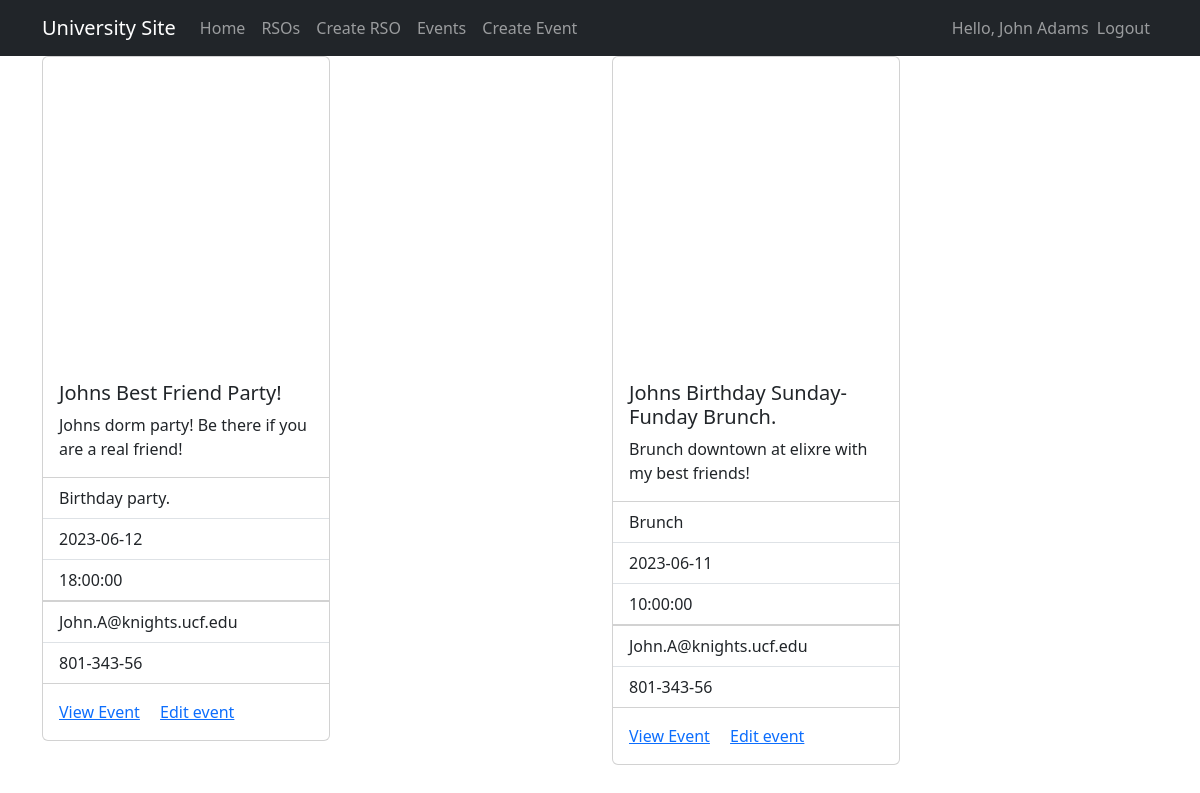
The app's page /events/index.php (signed in) with its own data.
### tables this page shows
CREATE TABLE Events (
    EventID INT AUTO_INCREMENT PRIMARY KEY,
    Name VARCHAR(255) NOT NULL,
    Category VARCHAR(255) NOT NULL,
    Description TEXT,
    Time TIME NOT NULL,
    Date DATE NOT NULL,
    LocationID INT,
    ContactPhone VARCHAR(20),
    ContactEmail VARCHAR(255),
    EventType ENUM('public', 'private', 'rso') NOT NULL,
    RSOID INT,
    UniversityID INT,
    Approved BOOLEAN,
    FOREIGN KEY (LocationID) REFERENCES Locations(LocationID),
    FOREIGN KEY (RSOID) REFERENCES RSOs(RSOID),
    FOREIGN KEY (UniversityID) REFERENCES Universities(UniversityID)
);

### src/core/core.php (called while the page is built, shortened)
<?php
include 'db.php';
function isLoggedIn()
{
    return isset($_SESSION["user_id"]);
}
?>

### src/core/db.php (called while the page is built, shortened)
<?php
function db_get_connection() {
    $host = '127.0.0.1';
    $db = 'universitysite';
    $user = 'universitysite';
    $pass = 'universitysite';
    $charset = 'utf8mb4';
    $dsn = "mysql:host=$host;dbname=$db;charset=$charset";
    $options = [
        PDO::ATTR_ERRMODE => PDO::ERRMODE_EXCEPTION,
        PDO::ATTR_DEFAULT_FETCH_MODE => PDO::FETCH_ASSOC,
        PDO::ATTR_EMULATE_PREPARES => false,
    ];
    try {
        $dbConn = new PDO($dsn, $user, $pass, $options);
        return $dbConn;
    } catch (\PDOException $e) {
        throw new \PDOException($e->getMessage(), (int)$e->getCode());
    }
}
function events_get_all_events($universityId) {
    $dbConn = db_get_connection();
    $stmt = $dbConn->prepare('SELECT * FROM events WHERE UniversityID = :university_id');
    $stmt->execute(['university_id' => $universityId]);
    $events = $stmt->fetchAll(PDO::FETCH_ASSOC);
    return $events;
}
?>

### src/events/index.php (the view, shortened to what this page needs)
<?php
include_once('../core/header.php');
$user_id = $_SESSION["user_id"];
$university_id = $_SESSION["user_universityid"];
$events = events_get_all_events($university_id);
?>
    <div class="container">
        <div class="row">
            <?php foreach ($events as $event) { ?>
                <?php
                if ($event["EventType"] == 'rso' && !orgs_check_membership($university_id, $event["RSOID"], $user_id)) {
                    continue;
                }
                ?>
                <div class="col">
                    <?php
                    if ($event["EventType"] == 'rso' || orgs_check_membership($university_id, $event["RSOID"], $user_id) || $event["EventType"] === 'public' || $event["EventType"] === 'private') : ?>
                        <div class="card" style="width: 18rem;">
                            <div class="mt-2 d-flex justify-content-center">
                                <div id="map<?= $event['EventID'] ?>" style="width: 100%; height: 300px;"></div>
                            </div>
                            <div class="card-body">
                                <h5 class="card-title"><?= $event["Name"]; ?></h5>
                                <p class="card-text"><?= $event["Description"]; ?></p>
                            </div>
                            <ul class="list-group list-group-flush">
                                <li class="list-group-item"><?= $event["Category"]; ?></li>
                                <li class="list-group-item"><?= $event["Date"]; ?></li>
                                <li class="list-group-item"><?= $event["Time"]; ?></li>
                            </ul>
                            <ul class="list-group list-group-flush">
                                <li class="list-group-item"><?= $event["ContactEmail"]; ?></li>
                                <li class="list-group-item"><?= $event["ContactPhone"]; ?></li>
                            </ul>
                            <div class="card-body">
                                <a href="/events/view_event.php?id=<?= $event["EventID"] ?>" class="card-link">View
                                    Event</a>
                                <a href="/events/edit_event.php?id=<?= $event["EventID"] ?>" class="card-link">Edit
                                    event</a>
                            </div>
                        </div>
                    <?php endif; ?>
                </div>
            <?php } ?>
        </div>
    </div>
<?php
include_once('../core/footer.php');
?>

### src/core/header.php (shortened to what this page needs)
<?php
include_once('../core/core.php');
?>
<!doctype html>
<link href="https://cdn.jsdelivr.net/npm/bootstrap@5.3.0-alpha3/dist/css/bootstrap.min.css" rel="stylesheet"
>
<html lang="en">
<head>
</head>
<nav class="navbar navbar-expand-lg navbar-dark bg-dark" aria-label="Ninth navbar example">
    <div class="container-xl">
        <a class="navbar-brand" href="#">University Site</a>
        <div class="collapse navbar-collapse" id="navbar-header">
            <?php if (isLoggedIn()) : ?>
                <ul class="navbar-nav me-auto mb-2 mb-lg-0">
                    <li class="nav-item">
                        <a class="nav-link" aria-current="page" href="/">Home</a>
                    </li>
                    <li class="nav-item">
                        <a class="nav-link" href="/organizations/index.php">RSOs</a>
                    </li>
                    <li class="nav-item">
                        <a class="nav-link" href="/organizations/create_rso.php">Create RSO</a>
                    </li>
                    <li class="nav-item">
                        <a class="nav-link" href="/events/index.php">Events</a>
                    </li>
                    <li class="nav-item">
                        <a class="nav-link" href="/events/create_event.php">Create Event</a>
                    </li>
                </ul>
            <?php endif; ?>
            <ul class="navbar-nav ml-auto">
                <?php if (isLoggedIn()) : ?>
                    <span class="navbar-text">
                        Hello, <?= $_SESSION["user_fullname"]; ?>
                    </span>
                    <li class="nav-item">
                        <a class="nav-link" href="/auth/logout.php">Logout</a>
                    </li>
                <?php endif; ?>
            </ul>
        </div>
    </div>
</nav>
<body class="vh-100">
</html>

### records on screen
events: $event['EventID'] 1 (drawn), Name "Johns Best Friend Party!", Description "Johns dorm party! Be there if you are a real friend!", Category "Birthday party.", Date "2023-06-12", Time "18:00:00", ContactEmail "John.A@knights.ucf.edu", ContactPhone "801-343-56"
events: Name "Johns Birthday Sunday-Funday Brunch.", Description "Brunch downtown at elixre with my best friends!", Category "Brunch", Date "2023-06-11", Time "10:00:00", ContactEmail "John.A@knights.ucf.edu", ContactPhone "801-343-56"

### other values on screen
$_SESSION["user_fullname"] "John Adams"
